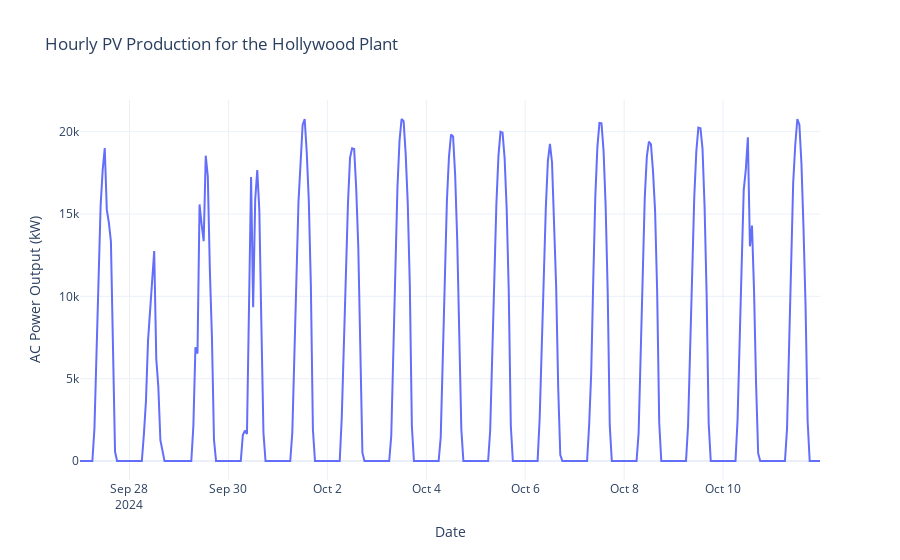

Notebook code cell kept with this figure:
### Code cell
import plotly.express as px

# Create the plot using Plotly
fig = px.line(
    pv_production_df, 
    x='date', 
    y='ac_power_kw', 
    title='Hourly PV Production for the Hollywood Plant',
    labels={'date': 'Date', 'ac_power_kw': 'AC Power Output (kW)'}
)

# Update layout for better readability
fig.update_layout(
    xaxis_title='Date',
    yaxis_title='AC Power Output (kW)',
    template='plotly_white',
    hovermode='x'
)

# Show the plot
fig.show()

### Figure 1 — Plotly figure (JSON) as saved in the notebook; plotly's stock layout.template omitted (floating-point values rounded to 4 significant figures; data arrays with more than 128 entries replaced by an {"elided": "..."} marker saying what was removed)
{"data": [{"hovertemplate": "Date=%{x}<br>AC Power Output (kW)=%{y}<extra></extra>", "legendgroup": "", "line": {"color": "#636efa", "dash": "solid"}, "marker": {"symbol": "circle"}, "mode": "lines", "name": "", "orientation": "v", "showlegend": false, "type": "scatter", "x": {"elided": "360 str values"}, "xaxis": "x", "y": {"elided": "360 float values"}, "yaxis": "y"}], "layout": {"hovermode": "x", "legend": {"tracegroupgap": 0}, "title": {"text": "Hourly PV Production for the Hollywood Plant"}, "xaxis": {"anchor": "y", "domain": [0, 1], "title": {"text": "Date"}}, "yaxis": {"anchor": "x", "domain": [0, 1], "title": {"text": "AC Power Output (kW)"}}}}
